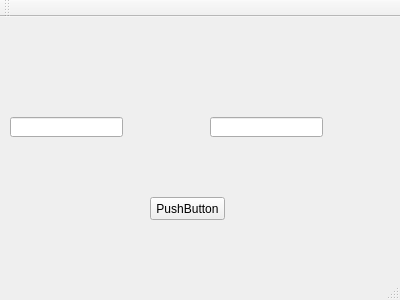
<?xml version="1.0" encoding="UTF-8"?>
<ui version="4.0">
 <class>MainWindow</class>
 <widget class="QMainWindow" name="MainWindow">
  <property name="geometry">
   <rect>
    <x>0</x>
    <y>0</y>
    <width>400</width>
    <height>300</height>
   </rect>
  </property>
  <property name="windowTitle">
   <string>MainWindow</string>
  </property>
  <widget class="QWidget" name="centralWidget">
   <widget class="QPushButton" name="pushButton">
    <property name="geometry">
     <rect>
      <x>150</x>
      <y>180</y>
      <width>75</width>
      <height>23</height>
     </rect>
    </property>
    <property name="text">
     <string>PushButton</string>
    </property>
   </widget>
   <widget class="QLineEdit" name="lineEdit">
    <property name="geometry">
     <rect>
      <x>10</x>
      <y>100</y>
      <width>113</width>
      <height>20</height>
     </rect>
    </property>
   </widget>
   <widget class="QLineEdit" name="lineEdit_2">
    <property name="geometry">
     <rect>
      <x>210</x>
      <y>100</y>
      <width>113</width>
      <height>20</height>
     </rect>
    </property>
   </widget>
  </widget>
  <widget class="QMenuBar" name="menuBar">
   <property name="geometry">
    <rect>
     <x>0</x>
     <y>0</y>
     <width>400</width>
     <height>23</height>
    </rect>
   </property>
  </widget>
  <widget class="QToolBar" name="mainToolBar">
   <attribute name="toolBarArea">
    <enum>TopToolBarArea</enum>
   </attribute>
   <attribute name="toolBarBreak">
    <bool>false</bool>
   </attribute>
  </widget>
  <widget class="QStatusBar" name="statusBar"/>
 </widget>
 <layoutdefault spacing="6" margin="11"/>
 <resources/>
 <connections/>
</ui>
